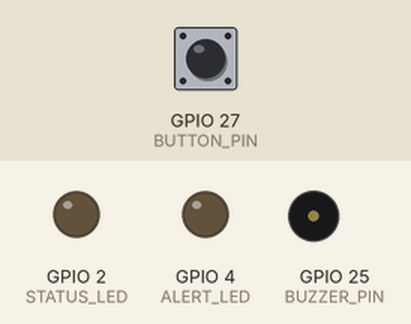
Recording of a program running on a simulated ESP32. Shown: output pins drawn as LEDs (lit = HIGH), buzzer (waves = sounding, pin HIGH). Dashed ring = blinking. The inputs (shaded band) are chosen by the test bench; at power-on: GPIO 27 (BUTTON_PIN) HIGH. WiFi joins after 1.5 s; servers stay silent unless stated; what the program prints to the serial monitor is not drawn.

Above: at 2.7 s.
2.8 s: GPIO 27 (BUTTON_PIN) pulled LOW for 0.15 s
At 3.22 s:
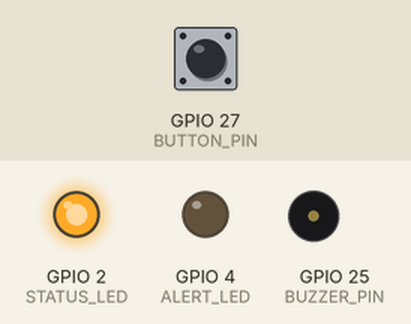
5.8 s: GPIO 27 (BUTTON_PIN) pulled LOW for 3.2 s
At 7.27 s:
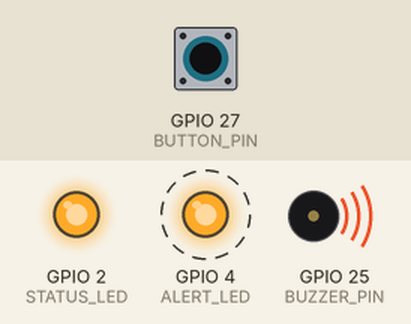
12.0 s: GPIO 27 (BUTTON_PIN) pulled LOW for 1 s
At 16.6 s:
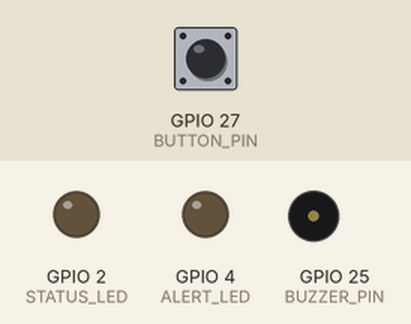
Timing chart, 0 to 18.1 s (numbered marks = the images above; inputs shaded):
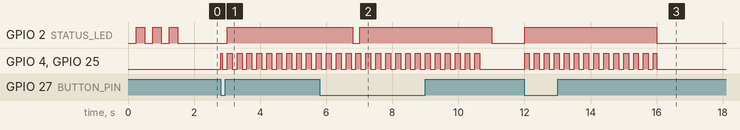

Measured:
- after the input at 2.8 s, GPIO 2 (STATUS_LED): LOW → HIGH after 0.21 s; GPIO 4 (ALERT_LED), GPIO 25 (BUZZER_PIN): LOW → HIGH at once, then repeats every 0.30 s: LOW 0.15 s, HIGH 0.15 s
- after the input at 5.8 s, GPIO 2 (STATUS_LED): HIGH → LOW after 1.0 s instead of 1.2 s
- after the input at 12.0 s, GPIO 2 (STATUS_LED): LOW → HIGH at once, → LOW 4.0 s later; GPIO 4 (ALERT_LED), GPIO 25 (BUZZER_PIN): alternates HIGH for 0.15 s and LOW for 0.15 s, 28 changes in all, then stays LOW, starting at once
- by itself, GPIO 2 (STATUS_LED): alternates HIGH for 0.25 s and LOW for 0.25 s, 5 changes in all, then stays LOW

The program:

main.cpp
```cpp
#include <Arduino.h>
#include <WiFi.h>
#include <WiFiUdp.h>
#include <ArduinoJson.h>
#include "secrets.h"

// Hardware Pin Definitions for ESP32
#define STATUS_LED 2      // Onboard Blue LED on most ESP32 DevKits
#define BUTTON_PIN 27     // Pushbutton for Fault / Anomaly Injection
#define SENSOR_PIN 34     // Optional Secondary Analog Sensor
#define ALERT_LED 4       // External alert LED (anode via 220 ohm to GPIO 4, cathode to GND)
#define BUZZER_PIN 25     // Active buzzer I/O (or +) to GPIO 25, GND to GND

WiFiUDP udp;
static unsigned long last_send = 0;
static unsigned long seq = 0;
static bool fault_latched = false;
static unsigned long fault_start = 0;

void setup() {
    Serial.begin(115200);
    pinMode(STATUS_LED, OUTPUT);
    digitalWrite(STATUS_LED, LOW);

    pinMode(BUTTON_PIN, INPUT_PULLUP);
    pinMode(ALERT_LED, OUTPUT);
    pinMode(BUZZER_PIN, OUTPUT);
    digitalWrite(ALERT_LED, LOW);
    digitalWrite(BUZZER_PIN, LOW);

    Serial.println();
    Serial.printf("[Node-3 Sentinel] Connecting to SSID: %s\n", WIFI_SSID);
    WiFi.mode(WIFI_STA);
    // No Wi-Fi power saving: the boards run on USB, and modem sleep adds 100 to 300 ms to every reply
    WiFi.setSleep(false);
    WiFi.begin(WIFI_SSID, WIFI_PASS);

    int timeout = 0;
    while (WiFi.status() != WL_CONNECTED && timeout < 25) {
        delay(250);
        Serial.print(".");
        digitalWrite(STATUS_LED, !digitalRead(STATUS_LED));
        timeout++;
    }

    if (WiFi.status() == WL_CONNECTED) {
        Serial.printf("\n[Node-3 Sentinel] Connected! IP: %s Channel: %d\n",
                      WiFi.localIP().toString().c_str(), WiFi.channel());
        digitalWrite(STATUS_LED, HIGH);
    } else {
        Serial.println("\n[Node-3 Sentinel] Wi-Fi connection timed out, continuing in fallback mode");
    }

    udp.begin(UDP_PORT);
    Serial.printf("[Node-3 Sentinel] UDP socket listening on %d\n", UDP_PORT);
}

void transmit_packet(bool is_fault) {
    seq++;
    StaticJsonDocument<256> doc;
    doc["n"] = "3";
    doc["node_id"] = "NODE_3_SENTINEL";
    doc["type"] = "sentinel";
    doc["seq"] = seq;
    doc["fault"] = is_fault ? 1 : 0;
    doc["anomaly"] = is_fault ? "CHANNEL_JAMMING" : "NOMINAL";
    doc["rssi"] = WiFi.RSSI();
    doc["ch"] = WiFi.channel();
    doc["ip"] = WiFi.localIP().toString();

    char buf[256];
    size_t len = serializeJson(doc, buf);

    // 1. Direct unicast to laptop hub
    udp.beginPacket(HUB_IP, UDP_PORT);
    udp.write((const uint8_t*)buf, len);
    udp.endPacket();

    // 2. Dynamic subnet broadcast (peer-to-peer to Node 1 & Node 2)
    IPAddress subnetBroadcast = WiFi.localIP();
    subnetBroadcast[3] = 255;
    udp.beginPacket(subnetBroadcast, UDP_PORT);
    udp.write((const uint8_t*)buf, len);
    udp.endPacket();

    // 3. Global broadcast
    IPAddress broadcastIp(255, 255, 255, 255);
    udp.beginPacket(broadcastIp, UDP_PORT);
    udp.write((const uint8_t*)buf, len);
    udp.endPacket();
}

void loop() {
    unsigned long now = millis();

    // Wi-Fi watchdog: setup() gives up after a few seconds, so keep retrying while the link is down
    static unsigned long last_wifi_retry = 0;
    if (WiFi.status() != WL_CONNECTED && now - last_wifi_retry > 15000) {
        last_wifi_retry = now;
        Serial.printf("[Node-3 Sentinel] Wi-Fi down (status %d), retrying\n", WiFi.status());
        WiFi.disconnect();
#ifdef WIFI_SSID_2
        // Two networks in secrets.h (e.g. phone hotspot and home Wi-Fi): alternate between them
        static bool try_second = false;
        try_second = !try_second;
        WiFi.begin(try_second ? WIFI_SSID_2 : WIFI_SSID, try_second ? WIFI_PASS_2 : WIFI_PASS);
#else
        WiFi.begin(WIFI_SSID, WIFI_PASS);
#endif
    }

    // Ingest incoming commands (e.g. from chat console or hub)
    int packetSize = udp.parsePacket();
    if (packetSize > 0) {
        char packetBuffer[128];
        int len = udp.read(packetBuffer, sizeof(packetBuffer) - 1);
        // Drop the rest of a long packet (Node 1 telemetry); on ESP32, parsePacket() returns 0 until it is gone
        udp.flush();
        if (len > 0) {
            packetBuffer[len] = '\0';
            StaticJsonDocument<128> doc;
            if (!deserializeJson(doc, packetBuffer)) {
                const char* cmd = doc["cmd"] | "";
                if (strcmp(cmd, "threat") == 0 || strcmp(cmd, "jam") == 0) {
                    fault_latched = true;
                    fault_start = now;
                    digitalWrite(STATUS_LED, LOW);
                    transmit_packet(true);
                    Serial.println(F("[Node-3 Sentinel] Threat command received: Jamming simulation active"));
                } else if (strcmp(cmd, "clear") == 0 || strcmp(cmd, "reset") == 0) {
                    fault_latched = false;
                    digitalWrite(STATUS_LED, HIGH);
                    transmit_packet(false);
                    Serial.println(F("[Node-3 Sentinel] Clear command received: Nominal"));
                }
            }
        }
    }

    // Check button on GPIO 27 for anomaly/fault injection
    if (digitalRead(BUTTON_PIN) == LOW) {
        if (!fault_latched) {
            fault_latched = true;
            fault_start = now;
            digitalWrite(STATUS_LED, LOW); // LED indicates anomaly
            Serial.println(F("[Node-3 Sentinel] >>> ANOMALY INJECTION TRIGGERED (RF Interference Sim)"));
            // Immediate zero-latency broadcast to cluster
            transmit_packet(true);
        }
    }

    // Auto-release fault latch after 4 seconds
    if (fault_latched && now - fault_start > 4000) {
        fault_latched = false;
        digitalWrite(STATUS_LED, HIGH);
        Serial.println(F("[Node-3 Sentinel] Anomaly cleared: link nominal"));
        // Immediate broadcast that threat is resolved
        transmit_packet(false);
    }

    // Local alarm while a threat is active: LED and buzzer pulse together, 150 ms on / 150 ms off
    bool pulse = fault_latched && ((now / 150) % 2 == 0);
    digitalWrite(ALERT_LED, pulse ? HIGH : LOW);
    digitalWrite(BUZZER_PIN, pulse ? HIGH : LOW);

    // Telemetry send interval (500ms)
    if (now - last_send >= 500) {
        last_send = now;
        digitalWrite(STATUS_LED, fault_latched ? LOW : HIGH);
        transmit_packet(fault_latched);
        digitalWrite(STATUS_LED, fault_latched ? HIGH : LOW);
    }
}
```

secrets.example.h
```cpp
// Copy this file to secrets.h (git-ignored) and fill in YOUR network.
// All three cluster nodes and the laptop must join the same Wi-Fi (e.g. your phone hotspot).
#ifndef SECRETS_H
#define SECRETS_H

#define WIFI_SSID "YourHotspotName"     // change: your hotspot / router name
#define WIFI_PASS "YourHotspotPassword" // change: its password (2.4 GHz network)

// Optional second network. A node that cannot join the first one tries this one 15 s later,
// then keeps alternating, so the same build works at home and on a hotspot.
// #define WIFI_SSID_2 "YourHomeWifi"
// #define WIFI_PASS_2 "YourHomeWifiPassword"

// change: the laptop's IP on that network (run `ip -4 addr` on Linux, `ipconfig` on Windows).
// If it is wrong the nodes still reach the laptop through broadcast, it is just less direct.
#define HUB_IP IPAddress(192, 168, 43, 100)

#define UDP_PORT 4210

#endif
```
